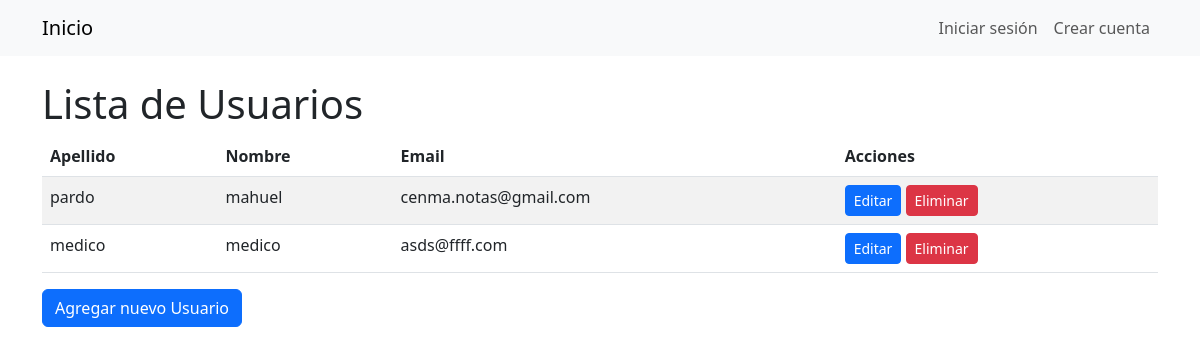
Screenshot of /usuarios/ with the database file from the repository.
### Gestion/models/usuario.py (models this page shows, shortened)
class Usuario(AbstractBaseUser):
    dni = models.IntegerField(unique=True)
    nombre = models.CharField(max_length=30)
    apellido = models.CharField(max_length=30)
    email = models.EmailField(max_length=60)
    telefono = models.CharField(max_length=12)
    is_active = models.BooleanField(default=True)
    is_staff = models.BooleanField(default=False)
    is_superuser = models.BooleanField(default=False)
    groups = models.ManyToManyField(
        Group,
        verbose_name='grupos',
        blank=True,
        help_text='Los grupos a los que pertenece el usuario.',
        related_name='user_set'
    )
    user_permissions = models.ManyToManyField(
        Permission,
        verbose_name='permisos',
        blank=True,
        help_text='Permisos específicos para este usuario.',
        related_name='user_set'
    )
    USERNAME_FIELD = 'dni'
    REQUIRED_FIELDS = ['nombre', 'apellido', 'email', 'telefono']
    objects = UsuarioManager()

### Gestion/views.py (the view)
# urls.py: path('usuarios/', views.UsuarioListView.as_view(), name='usuario_list'),
class UsuarioListView(generic.ListView):
    model = Usuario
    template_name = 'usuario/usuario_list.html'

### Gestion/templates/usuario/usuario_list.html
{% extends 'base.html' %}
{% block content %}
  <h1>Lista de Usuarios</h1>
  <table class="table table-striped">
    <thead>
      <tr>
        <th scope="col">Apellido</th>
        <th scope="col">Nombre</th>
        <th scope="col">Email</th>
        <th scope="col">Acciones</th>
      </tr>
    </thead>
    <tbody>
      {% for usuario in object_list %}
        <tr>
          <td>{{ usuario.apellido }}</td>
          <td>{{ usuario.nombre }}</td>
          <td>{{ usuario.email }}</td>
          <td>
            <a href="{% url 'usuario_update' usuario.pk %}" class="btn btn-sm btn-primary">Editar</a>
            <a href="{% url 'usuario_delete' usuario.pk %}" class="btn btn-sm btn-danger">Eliminar</a>
          </td>
        </tr>
      {% endfor %}
    </tbody>
  </table>
  <a href="{% url 'usuario_create' %}" class="btn btn-primary">Agregar nuevo Usuario</a>
{% endblock %}

### rows the page displays
Usuario: apellido "pardo", nombre "mahuel", email "cenma.notas@gmail.com"
Usuario: apellido "medico", nombre "medico", email "asds@ffff.com"
